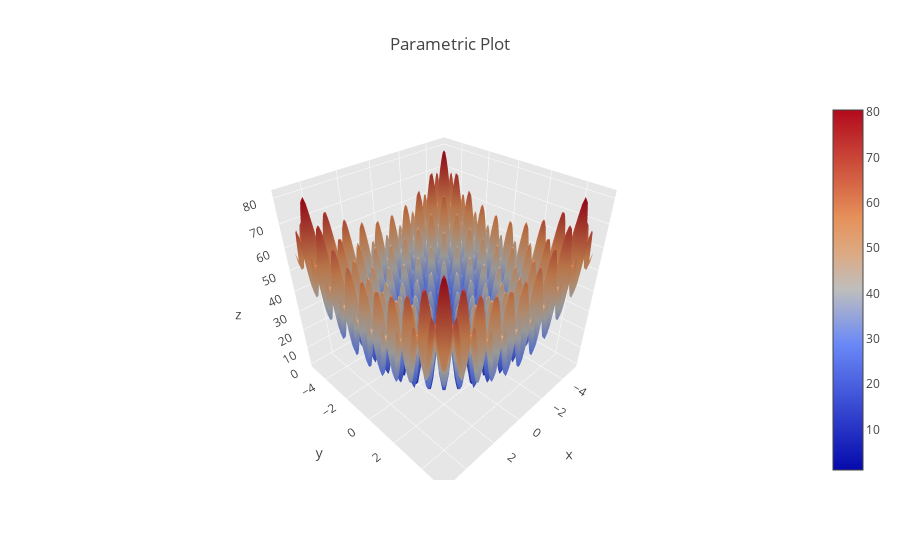

Notebook cell for this chart:
### Markdown cell above
# Hyperparameter optimization: Toy benchmark

### Code cell
# !pip install plotly
import plotly
import plotly.plotly as plt
import plotly.offline as py
import plotly.graph_objs as go
import numpy as np

plotly.offline.init_notebook_mode(connected=True)

   
X = np.linspace(-5.12, 5.12, 100)     
Y = np.linspace(-5.12, 5.12, 100)     
X, Y = np.meshgrid(X, Y) 

def Z(args):
    X,Y = args
    return (X**2 - 10 * np.cos(2 * np.pi * X)) + \
    (Y**2 - 10 * np.cos(2 * np.pi * Y)) + 20


s = np.linspace(0, 2 * np.pi, 240)
t = np.linspace(0, np.pi, 240)
tGrid, sGrid = np.meshgrid(s, t)

X = np.linspace(-5.12, 5.12, 100)     
Y = np.linspace(-5.12, 5.12, 100)     
X, Y = np.meshgrid(X, Y)


surface = go.Surface(x=X, y=Y, z=Z((X,Y)))
data = [surface]

layout = go.Layout(
    title='Parametric Plot',
    scene=dict(
        xaxis=dict(
            gridcolor='rgb(255, 255, 255)',
            zerolinecolor='rgb(255, 255, 255)',
            showbackground=True,
            backgroundcolor='rgb(230, 230,230)'
        ),
        yaxis=dict(
            gridcolor='rgb(255, 255, 255)',
            zerolinecolor='rgb(255, 255, 255)',
            showbackground=True,
            backgroundcolor='rgb(230, 230,230)'
        ),
        zaxis=dict(
            gridcolor='rgb(255, 255, 255)',
            zerolinecolor='rgb(255, 255, 255)',
            showbackground=True,
            backgroundcolor='rgb(230, 230,230)'
        )
    )
)



fig = go.Figure(data=data, layout=layout)
#plt.plot(fig, filename='jupyter-parametric_plot')

plotly.offline.iplot(fig, filename='jupyter-parametric_plot')

### Figure 1 — Plotly figure (JSON) as saved in the notebook; plotly's stock layout.template omitted (floating-point values rounded to 4 significant figures; data arrays with more than 128 entries replaced by an {"elided": "..."} marker saying what was removed)
{"data": [{"type": "surface", "uid": "46ff2f50-6db0-4254-87f2-666c05c89c5c", "x": {"elided": "100x100 float values"}, "y": {"elided": "100x100 float values"}, "z": {"elided": "100x100 float values"}}], "layout": {"scene": {"xaxis": {"backgroundcolor": "rgb(230, 230,230)", "gridcolor": "rgb(255, 255, 255)", "showbackground": true, "zerolinecolor": "rgb(255, 255, 255)"}, "yaxis": {"backgroundcolor": "rgb(230, 230,230)", "gridcolor": "rgb(255, 255, 255)", "showbackground": true, "zerolinecolor": "rgb(255, 255, 255)"}, "zaxis": {"backgroundcolor": "rgb(230, 230,230)", "gridcolor": "rgb(255, 255, 255)", "showbackground": true, "zerolinecolor": "rgb(255, 255, 255)"}}, "title": {"text": "Parametric Plot"}}}
